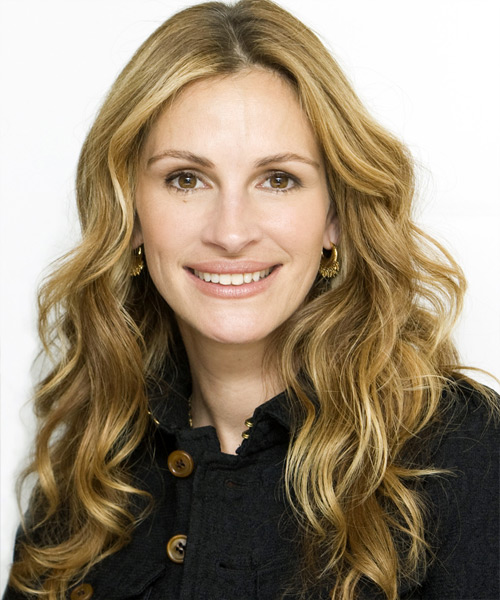
#> input picture Julia-Roberts.jpg, 500 x 600 px
$ jupyter execute Finalface.ipynb   (shell and % lines are left out)
#> lines starting #> are read from the running program, lines starting #| are printed output that depends on the picture; after the words box and inside, x2 and y2 are one past the last pixel; in counts of white or black regions, pixels touching at a corner belong together
[cell 1]
import numpy as np
import cv2
import matplotlib.pyplot as plt

[cell 2]
#read image
Julia = cv2.imread('Julia-Roberts.jpg',0)
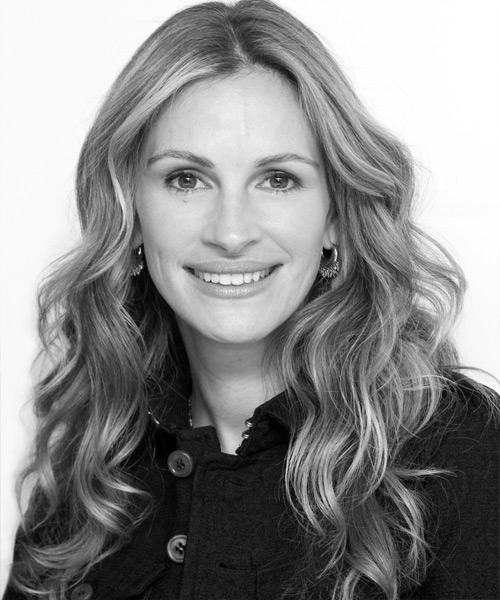
#> Julia: shape (600, 500); min 0, max 255, mean 138.6
Nelson = cv2.imread('NelsonMandela.jpg',0)
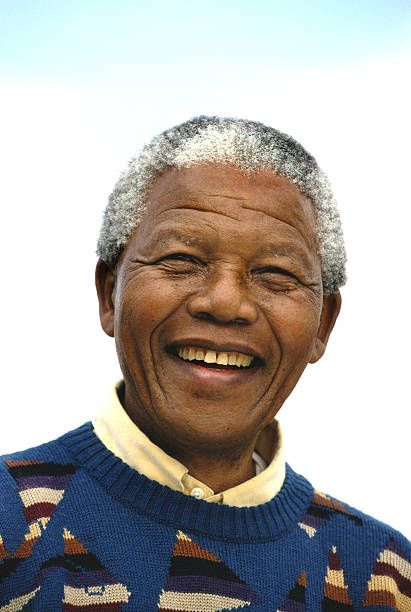
#> input picture NelsonMandela.jpg, 411 x 612 px
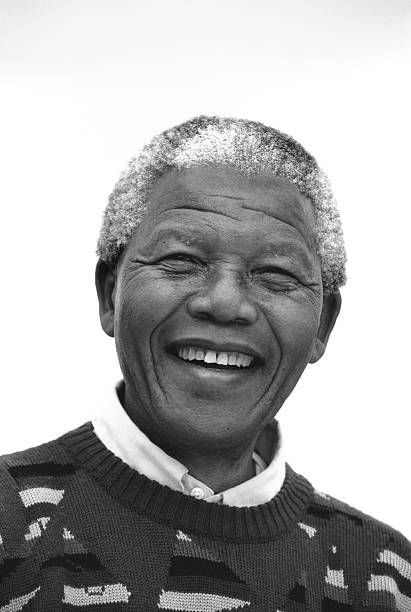
#> Nelson: shape (612, 411); min 0, max 255, mean 172.1
world = cv2.imread('world_conference.webp',0)
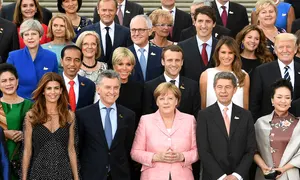
#> input picture world_conference.webp, 300 x 180 px
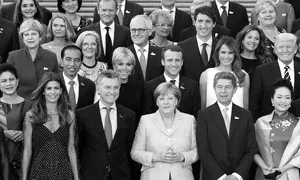
#> world: shape (180, 300); min 0, max 255, mean 99

[cell 3]
#transform image into black and white
plt.imshow(Julia,cmap='gray')

[cell 4]
#transform image into black and white
plt.imshow(Nelson,cmap='gray')

[cell 5]
#transform image into black and white
plt.imshow(world,cmap='gray')

[cell 6]
#importing haarcascade_frontalface_default.xml which is face detection xml
facedetect = cv2.CascadeClassifier('haarcascade_frontalface_default.xml')
#creating a class called face that will implament the face detection eml
def face(img):
  faceimg = img.copy()
  facerects = facedetect.detectMultiScale(faceimg)
#> facerects = [[115, 88, 239, 239]]
  for (x,y,w,h) in facerects:
    cv2.rectangle(faceimg, (x,y),(x+w,y+h), (255,255,255), 10)
#> this loop made 1 pass
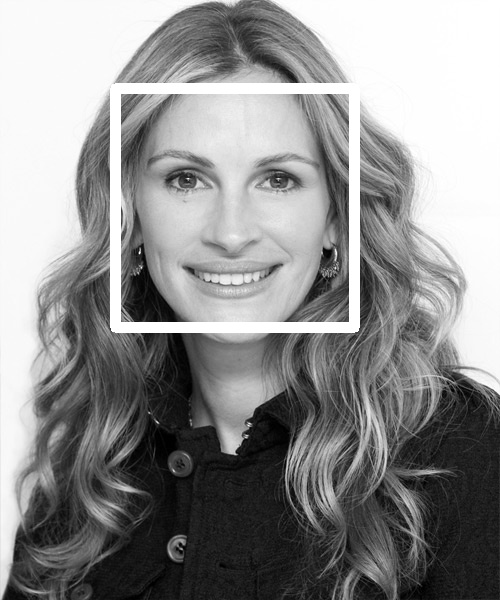
#> faceimg: shape (600, 500); 3.49% of pixels changed, all inside (x1, y1, x2, y2) = (110, 83, 360, 333)
  return faceimg

[cell 7]
#Face detection for julia
result = face(Julia)
plt.imshow(result,cmap='gray')

[cell 8]
#Face detection for Nelson
result = face(Nelson)
#> in face (call 2), `facerects = facedetect.detectMultiScale(faceimg)`: facerects = [[103, 173, 237, 237]]
#> the loop in face (call 2), `for (x,y,w,h) in facerects:` made 1 pass
#> after the loop in face (call 2), `for (x,y,w,h) in facerects:`:
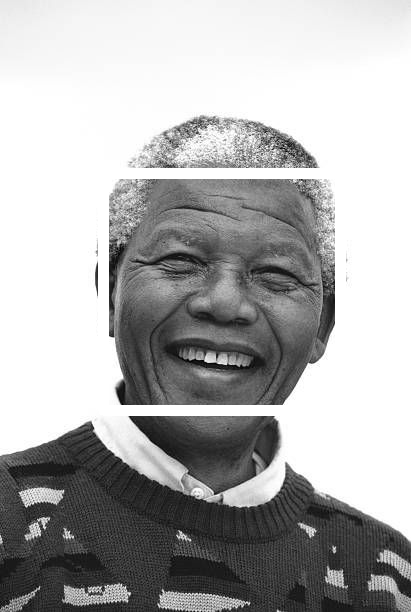
#> faceimg: shape (612, 411); 2.82% of pixels changed, all inside (x1, y1, x2, y2) = (98, 168, 346, 416)
plt.imshow(result,cmap='gray')

[cell 9]
#since world conference is made up of multiple people and faces it will need a new face detecting code
#this code will detect multiple faces
def multiface(img):
  faceimg = img.copy()
  facerects = facedetect.detectMultiScale(faceimg,scaleFactor=1.2, minNeighbors=2)
#> facerects = [[192, 12, 25, 25], [19, 25, 24, 24], [60, 50, 25, 25], [161, 50, 26, 26], [112, 55, 25, 25], [40, 79, 25, 25], [98, 78, 26, 26], [210, 77, 26, 26], [270, 87, 26, 26], [155, 89, 24, 24]]
  for (x,y,w,h) in facerects:
    cv2.rectangle(faceimg, (x,y),(x+w,y+h), (255,255,255), 2)
#> this loop made 10 passes
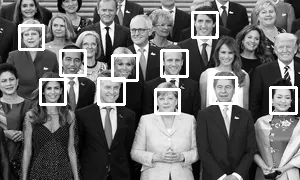
#> faceimg: shape (180, 300); 5.45% of pixels changed, all inside (x1, y1, x2, y2) = (18, 11, 298, 115)
  return faceimg

#detecting multi face in world conference
result = multiface(world)
plt.imshow(result,cmap='gray')
#some people will not be detected because they're not facing forward

[cell 10]
#to detect eyes we need to use the haarcascade_eye.xml
#imforting the file
eyedetect = cv2.CascadeClassifier("haarcascade_eye.xml")
def eyes(img):
  faceimg = img.copy()
  eyes = eyedetect.detectMultiScale(faceimg)
#> eyes = [[156, 153, 53, 53], [199, 173, 22, 22], [248, 153, 56, 56], [348, 181, 47, 47], [237, 40, 56, 56]]
  for (x,y,w,h) in eyes:
    cv2.rectangle(faceimg, (x,y),(x+w,y+h), (255,255,255), 10)
#> this loop made 5 passes
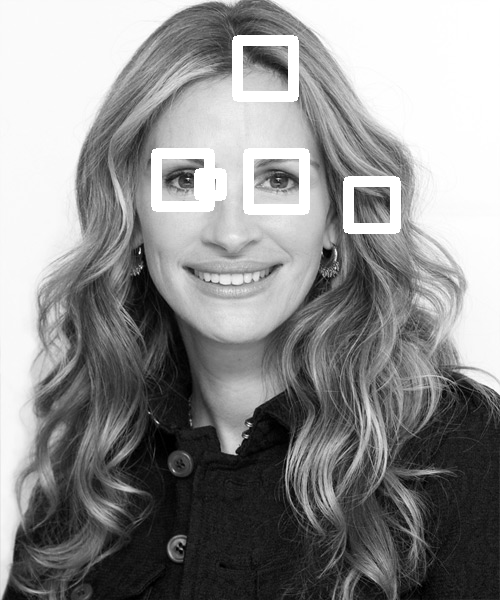
#> faceimg: shape (600, 500); 3.28% of pixels changed, all inside (x1, y1, x2, y2) = (151, 35, 401, 234)
  return faceimg

[cell 11]
#detecting eyes for julia
result = eyes(Julia)
plt.imshow(result,cmap='gray')

[cell 12]
#detecting eyes for Nelson
result = eyes(Nelson)
plt.imshow(result,cmap='gray')
#no eyes will be detected because he is squinting

[cell 13]
#detecting eyes for world conference
result = eyes(world)
